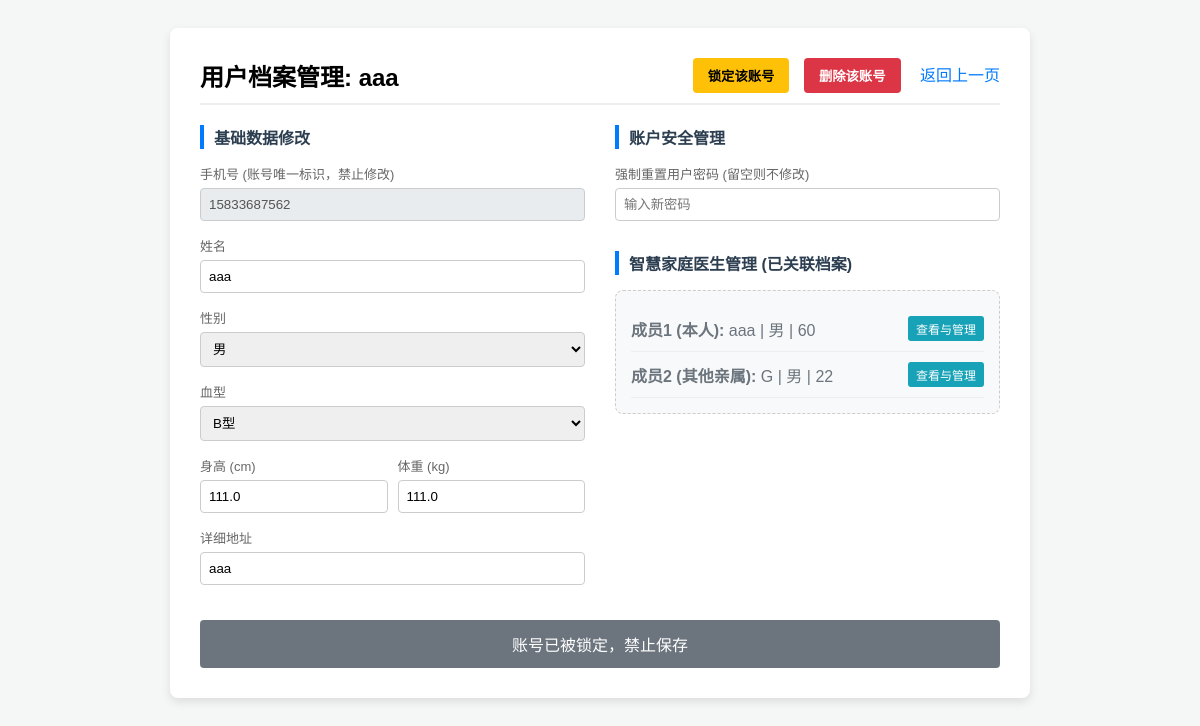
/admin/user_detail/1 (signed in), run on the app's committed database.
### models.py (models this page shows, shortened)
class User(db.Model):
    id = db.Column(db.Integer, primary_key=True)
    phone = db.Column(db.String(20), unique=True, nullable=False)
    password_hash = db.Column(db.String(128), nullable=False)
    name = db.Column(db.String(50), nullable=True)
    gender = db.Column(db.String(10), nullable=True)
    province = db.Column(db.String(50), nullable=True)
    city = db.Column(db.String(50), nullable=True)
    community = db.Column(db.String(100), nullable=True)
    address = db.Column(db.String(200), nullable=True)
    height = db.Column(db.Float, nullable=True)
    weight = db.Column(db.Float, nullable=True)
    blood_type = db.Column(db.String(10), nullable=True)
    is_info_complete = db.Column(db.Boolean, default=False)
    is_frozen = db.Column(db.Boolean, default=False)
    frozen_by_name = db.Column(db.String(50), nullable=True)
    frozen_by_role = db.Column(db.String(20), nullable=True)
    is_locked = db.Column(db.Boolean, default=False)
    locked_by_name = db.Column(db.String(50), nullable=True)
    locked_by_role = db.Column(db.String(20), nullable=True)
    family_members = db.relationship('FamilyMember', backref='user', lazy=True, cascade="all, delete-orphan")
    managers = db.relationship('Admin', secondary=user_admin_m2m, backref=db.backref('managed_users', lazy=True))
    reports = db.relationship('PublicHealthEvent', backref='reporter', lazy=True)

class FamilyMember(db.Model):
    id = db.Column(db.Integer, primary_key=True)
    user_id = db.Column(db.Integer, db.ForeignKey('user.id'), nullable=False)
    name = db.Column(db.String(50), nullable=False)
    relation = db.Column(db.String(20), nullable=False)
    gender = db.Column(db.String(10), nullable=False)
    phone = db.Column(db.String(20), nullable=True)
    age = db.Column(db.Integer, nullable=True)
    province = db.Column(db.String(50), nullable=True)
    city = db.Column(db.String(50), nullable=True)
    community = db.Column(db.String(100), nullable=True)
    address = db.Column(db.String(200), nullable=True)
    height = db.Column(db.Float, nullable=True)
    weight = db.Column(db.Float, nullable=True)
    blood_pressure_systolic = db.Column(db.Integer, nullable=True)
    blood_pressure_diastolic = db.Column(db.Integer, nullable=True)
    disease_info = db.Column(db.Text, nullable=True)
    is_public_health_risk = db.Column(db.Boolean, default=False)
    admin_advice = db.Column(db.Text, nullable=True)
    medical_reports = db.relationship('MedicalReport', backref='member', lazy=True, cascade="all, delete-orphan")

### app.py (the view, shortened to what this page needs)
@app.route('/admin/user_detail/<int:user_id>', methods=['GET', 'POST'])
def admin_user_detail(user_id):
    if session.get('role') not in ['super', 'community', 'medical']: return redirect(url_for('login'))
    user = db.session.get(User, user_id)
    return render_template('admin_user_detail.html', user=user)

### app.py (called while the page is built)
@app.before_request
def enforce_readonly_lock():
    if request.method == 'POST' and 'user_id' in session:
        allowed_routes = ['logout', 'risk_assessment']
        if request.endpoint in allowed_routes:
            return None
        user = db.session.get(User, session['user_id'])
        if user and user.is_locked:
            flash('您的数据已被锁定，无法进行修改。')
            return redirect(request.referrer or url_for('user_dashboard'))

### templates/admin_user_detail.html (shortened to what this page needs)
<!DOCTYPE html>
<html lang="zh-CN">
<head>
</head>
<body>
<div class="container">
    <div class="header">
        <h2 style="margin: 0;">用户档案管理: {{ user.name if user.name else '未命名用户' }}</h2>
        <div class="danger-zone">
            <button class="btn-lock" onclick="alert('请在批处理页面操作！')">锁定该账号</button>
            <button class="btn-delete" onclick="alert('请在批处理页面操作！')">删除该账号</button>
            <a href="javascript:history.back()" style="margin-left: 15px; text-decoration: none; color: #007bff;">返回上一页</a>
        </div>
    </div>
    <form method="POST">
        <div class="grid-layout">
            <div>
                <div class="section-title">基础数据修改</div>
                <div class="form-group"><label>手机号 (账号唯一标识，禁止修改)</label><input type="text" value="{{ user.phone }}" disabled></div>
                <div class="form-group"><label>姓名</label><input type="text" name="name" value="{{ user.name or '' }}"></div>
                <div class="form-group"><label>性别</label>
                    <select name="gender">
                        <option value="男" {{ 'selected' if user.gender == '男' else '' }}>男</option>
                    </select>
                </div>
                <div class="form-group"><label>血型</label>
                    <select name="blood_type">
                        <option value="B型" {{ 'selected' if user.blood_type == 'B型' else '' }}>B型</option>
                    </select>
                </div>
                <div style="display: flex; gap: 10px;">
                    <div class="form-group" style="flex: 1;"><label>身高 (cm)</label><input type="number" step="0.1" name="height" value="{{ user.height or '' }}"></div>
                    <div class="form-group" style="flex: 1;"><label>体重 (kg)</label><input type="number" step="0.1" name="weight" value="{{ user.weight or '' }}"></div>
                </div>
                <div class="form-group"><label>详细地址</label><input type="text" name="address" value="{{ user.address or '' }}"></div>
            </div>
            <div>
                <div class="section-title">账户安全管理</div>
                <div class="form-group"><label>强制重置用户密码 (留空则不修改)</label><input type="password" name="new_password" placeholder="输入新密码"></div>
                <div class="section-title" style="margin-top: 30px;">智慧家庭医生管理 (已关联档案)</div>
                <div class="family-box" style="text-align: left; padding: 15px;">
                    {% if user.family_members %}
                        <ul style="list-style: none; padding: 0; margin: 0;">
                        {% for m in user.family_members %}
                            <li style="padding: 10px 0; border-bottom: 1px solid #eee; display: flex; justify-content: space-between; align-items: center;">
                                <span><strong>成员{{ loop.index }} ({{ m.relation }}):</strong> {{ m.name }} | {{ m.gender }} | {{ m.age or '年龄未知' }}</span>
                                <a href="/admin/health_data/{{ m.id }}" class="btn-sm btn-edit" style="text-decoration:none; padding: 4px 8px;">查看与管理</a>
                            </li>
                        {% endfor %}
                        </ul>
                    {% else %}
                        <p style="text-align: center; margin: 0; font-size: 14px;">该用户暂未绑定家庭成员数据。</p>
                    {% endif %}
                </div>
            </div>
        </div>
        {% if not user.is_locked %}
        <button type="submit" class="submit-btn">保存并更新用户数据</button>
        {% else %}
        <button type="button" class="submit-btn" style="background-color: #6c757d; cursor: not-allowed;" disabled>账号已被锁定，禁止保存</button>
        {% endif %}
    </form>
</div>
</body>
</html>

### templates/admin_user_detail.html (style rules this page uses)
body { font-family: Arial, sans-serif; background-color: #f4f7f6; padding: 20px; display: flex; justify-content: center; }
.container { background: white; padding: 30px; border-radius: 8px; width: 800px; box-shadow: 0 4px 10px rgba(0,0,0,0.1); }
.header { display: flex; justify-content: space-between; align-items: center; border-bottom: 2px solid #eee; padding-bottom: 10px; margin-bottom: 20px; }
.danger-zone button { padding: 8px 15px; border: none; border-radius: 4px; color: white; cursor: pointer; font-weight: bold; margin-left: 10px; }
.btn-lock { background-color: #ffc107; color: black !important; }
.btn-delete { background-color: #dc3545; }
.grid-layout { display: grid; grid-template-columns: 1fr 1fr; gap: 30px; }
.section-title { font-size: 16px; font-weight: bold; color: #2c3e50; margin-bottom: 15px; border-left: 4px solid #007bff; padding-left: 10px; }
.form-group { margin-bottom: 15px; }
.form-group label { display: block; font-size: 13px; color: #666; margin-bottom: 5px; }
.form-group input, .form-group select { width: 100%; padding: 8px; border: 1px solid #ccc; border-radius: 4px; box-sizing: border-box; }
.form-group input:disabled { background-color: #e9ecef; cursor: not-allowed; }
.family-box { border: 1px dashed #ccc; padding: 20px; text-align: center; border-radius: 8px; background-color: #f8f9fa; color: #6c757d; }
.submit-btn { width: 100%; padding: 12px; background-color: #28a745; color: white; border: none; border-radius: 4px; font-size: 16px; cursor: pointer; margin-top: 20px; }
.btn-sm { padding: 5px 10px; font-size: 12px; cursor: pointer; border: none; border-radius: 3px; color: white; display: inline-block; }
.btn-edit { background-color: #17a2b8; }

### data on the page
User: name "aaa", phone "15833687562", height "111.0", weight "111.0", address "aaa"
FamilyMember: relation "本人", name "aaa", gender "男", age "60"
FamilyMember: relation "其他亲属", name "G", gender "男", age "22"
